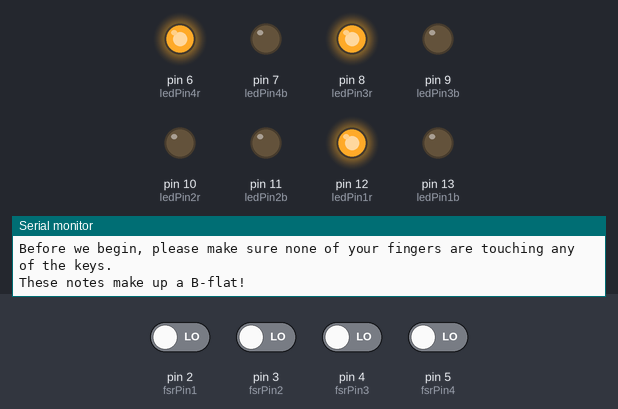
A sketch run on a simulated Arduino Uno, built with avr-gcc and run on an emulated ATmega328P. On the bench: output pins drawn as LEDs (lit = HIGH), the last lines printed to the serial monitor. The test bench sets the inputs (shaded band); at power-on: pin 2 (fsrPin1), pin 3 (fsrPin2), pin 4 (fsrPin3), pin 5 (fsrPin4) LOW.

Above: at 6.3 s.
6.4 s: pin 2 (fsrPin1) driven HIGH
At 7.7 s:
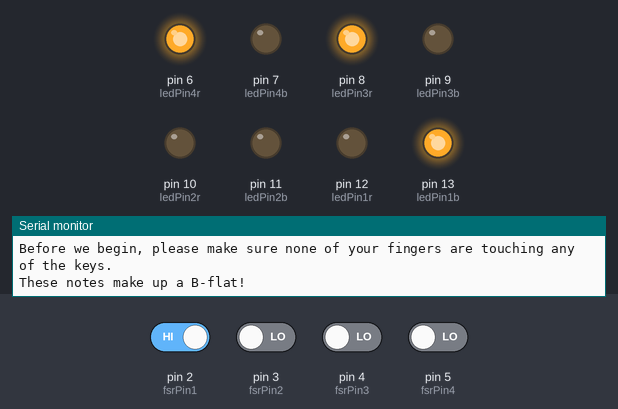
8.0 s: pin 4 (fsrPin3) driven HIGH
At 8.5 s:
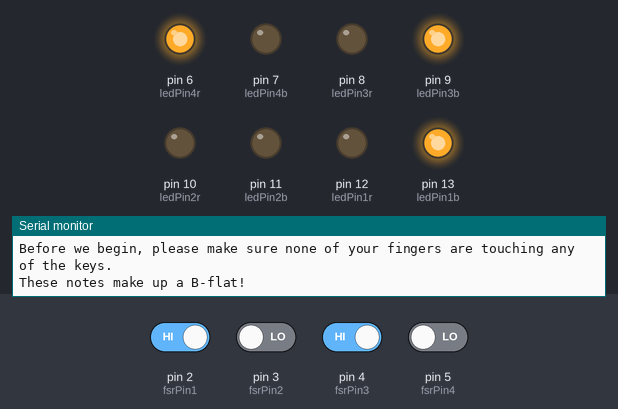
9.6 s: pin 5 (fsrPin4) driven HIGH
At 10.9 s:
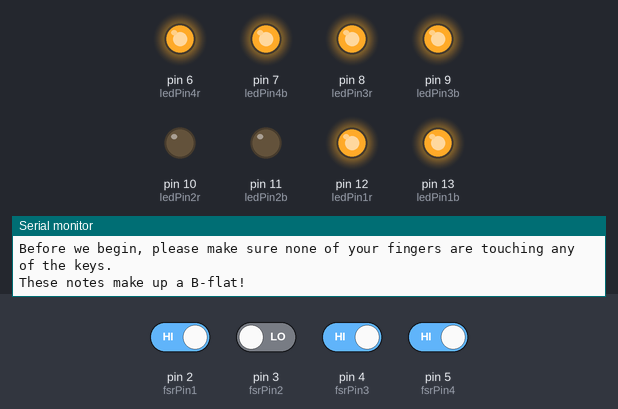
11.2 s: pin 2 (fsrPin1) driven LOW and pin 3 (fsrPin2) driven HIGH
14.2 s: pin 3 (fsrPin2) driven LOW
16.5 s: pin 2 (fsrPin1) driven HIGH
At 17.8 s:
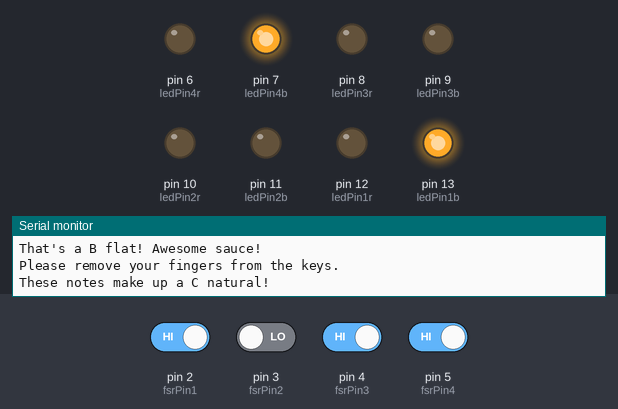
Timing chart, 0 to 19.1 s (numbered marks = the images above; inputs shaded):
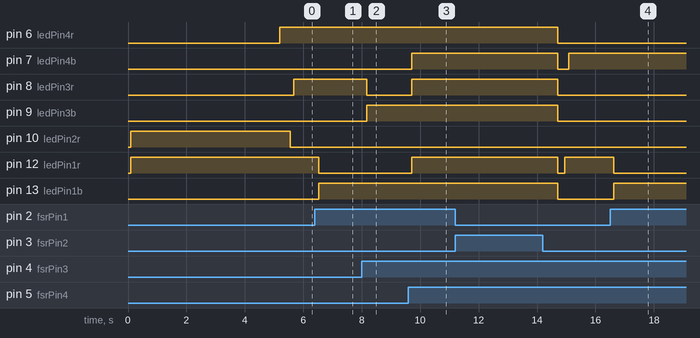

Measured:
- after the input at 6.4 s, pin 12 (ledPin1r): HIGH → LOW after 0.13 s; pin 13 (ledPin1b): LOW → HIGH after 0.13 s
- after the input at 8.0 s, pin 8 (ledPin3r): HIGH → LOW after 0.18 s; pin 9 (ledPin3b): LOW → HIGH after 0.18 s
- after the input at 9.6 s, pin 7 (ledPin4b), pin 8 (ledPin3r), pin 12 (ledPin1r): LOW → HIGH after 0.12 s
- after the input at 16.5 s, pin 12 (ledPin1r): HIGH → LOW after 0.12 s; pin 13 (ledPin1b): LOW → HIGH after 0.12 s

The sketch:

Final_Flute_Code.ino
```cpp
/* FSR simple testing sketch.

Connect one end of FSR to power, the other end to pin 2.
Then connect one end of a 0.1uF capacitor from pin 2 to ground

For more information see www.ladyada.net/learn/sensors/fsr.html */

int fsrPin1 = 2;     // the FSR and cap are connected to pin2
int fsrReading1;     // the digital reading
int ledPin1r = 12;    // you can just use the 'built in' LED
int ledPin1b = 13;

int fsrPin2 = 3;     // the FSR and cap are connected to pin2
int fsrReading2;     // the digital reading
int ledPin2r = 10;    // you can just use the 'built in' LED
int ledPin2b = 11;

int fsrPin3 = 4;     // the FSR and cap are connected to pin2
int fsrReading3;     // the digital reading
int ledPin3r = 8;    // you can just use the 'built in' LED
int ledPin3b = 9;

int fsrPin4 = 5;     // the FSR and cap are connected to pin2
int fsrReading4;     // the digital reading
int ledPin4r = 6;    // you can just use the 'built in' LED
int ledPin4b = 7;

void turnBlue(int pin){ //this turns on the blue light
  digitalWrite(pin,HIGH); //we put in pin to be able to call what ever pin we want and will be able to change it later
  }
void turnBlueOff(int pin){//this turns the blue light off
  digitalWrite(pin,LOW);
  }
void turnRed(int pin){
  digitalWrite(pin,HIGH);
  }
void turnRedOff(int pin){
  digitalWrite(pin,LOW);
  }
void turnPurpleBb (){
  turnBlue(13);

  turnBlue(9);
  turnBlue(7);
  turnRed(12);

  turnRed(8);
  turnRed(6);
}
void turnPurpleC (){
  turnBlue(13);
  turnBlue(7);

  turnRed(12);
  turnRed(6);
  }
void turnPurpleA () {
  turnBlue(13);
  turnBlue(7);
  turnBlue(11);

  turnRed(12);
  turnRed(6);
  turnRed(10);
  }
void turnLightsOff () {
  turnBlueOff(13);
  turnBlueOff(11);
  turnBlueOff(9);
  turnBlueOff(7);

  turnRedOff(12);
  turnRedOff(10);
  turnRedOff(8);
  turnRedOff(6);
}


//void turnPurpleOff(int pin){
  //turnBlueOff(int pin);
  //turnRedOff(int pin);
//}

void setup(void) {
   delay(100);
  // We'll send debugging information via the Serial monitor
  Serial.begin(9600);
  pinMode(ledPin1r, OUTPUT);  // have an LED for output
  Serial.begin(9600);
  pinMode(ledPin2r, OUTPUT);
  Serial.begin(9600);
  pinMode(ledPin3r, OUTPUT);  // have an LED for output
  Serial.begin(9600);
  pinMode(ledPin4r, OUTPUT);
  Serial.begin(9600);
  pinMode(ledPin1b, OUTPUT);  // have an LED for output
  Serial.begin(9600);
  pinMode(ledPin2b, OUTPUT);
  Serial.begin(9600);
  pinMode(ledPin3b, OUTPUT);  // have an LED for output
  Serial.begin(9600);
  pinMode(ledPin4b, OUTPUT);

  turnRed(12);
  turnRed(10);
  turnRed;
  Serial.println("Welcome to Illuminote! Get excited to learn how to play the flute!");
  Serial.println("Before we begin, please make sure none of your fingers are touching any of the keys.");
  delay(5000);(8);
  turnRed(6);


  }

 /* ******************************* A ********************************************** */
  bool A(){
   delay(100);

  bool A1 = false;
  bool A2 = false;
  bool A3 = false;
  bool A4 = false;

  // read the resistor using the RCtime technique
  fsrReading1 = RCtime(fsrPin1);

  if (fsrReading1 == 30000) {
    // if we got 30000 that means we 'timed out'
    turnRed(12);
    turnBlueOff(13);
  } else {
    turnRedOff(12);
    turnBlue(13);
    A1 = true;
  }

  fsrReading2 = RCtime(fsrPin2);

 if (fsrReading2 == 30000) {
    // if we got 30000 that means we 'timed out'
    turnRed(10);
    turnBlueOff(11);
  } else {
    turnRedOff(10);
    turnBlue(11);
    A2 = true;
  }


  fsrReading3 = RCtime(fsrPin3);

  turnRedOff(8);
  if (fsrReading3 == 30000) {
    // if we got 30000 that means we 'timed out'
    A3 = true;
  } else {
    A3 = false;
  }


  fsrReading4 = RCtime(fsrPin4);

  if (fsrReading4 == 30000) {
    // if we got 30000 that means we 'timed out'

    turnRed(6);
    turnBlueOff(7);
  } else {
    turnRedOff(6);
    turnBlue(7);
    A4 = true;
  }
  if (A1 && A2 && A3 && A4) {
    turnPurpleA();
    delay(2000);
    Serial.println("That's an A! On fleek!");
    delay(3000);
    turnLightsOff();
    return true;
  }
  return false;
  }
/* ***************************************** C ************************** */
bool C (){

  delay(100);

  bool C1 = false;
  bool C2 = true;
  bool C3 = true;
  bool C4 = false;

  // read the resistor using the RCtime technique
  fsrReading1 = RCtime(fsrPin1);

  if (fsrReading1 == 30000) {
    // if we got 30000 that means we 'timed out'
    turnRed(12);
    turnBlueOff(13);
  } else {
    turnRedOff(12);
    turnBlue(13);
    C1 = true;
  }

  fsrReading2 = RCtime(fsrPin2);

  turnRedOff(10);
     if (fsrReading2 == 30000) {
    // if we got 30000 that means we 'timed out'
    C2 = true;
  } else {
    C2 = false;
  }
  fsrReading3 = RCtime(fsrPin3);

  turnRedOff(8);

    if (fsrReading3 == 30000) {
    // if we got 30000 that means we 'timed out'
    C3 = true;
  } else {
    C3 = false;
  }

  fsrReading4 = RCtime(fsrPin4);

  if (fsrReading4 == 30000) {
    // if we got 30000 that means we 'timed out'
    turnRed(6);
    turnBlueOff(7);
  } else {
    turnRedOff(6);
    turnBlue(7);
    C4 = true;
  }
  if (C1 && C2 && C3 && C4){
    turnPurpleC();
    delay(2000);
    Serial.println("That's a C! Purrfect! :3");
    delay(3000);
    turnLightsOff();
    return true;
  }

return false;
}
/* **************************** Bb **************************** */
bool Bb(){
   delay(100);
  bool Bb1 = false;
    bool Bb2 = true;
      bool Bb3 = false;
      bool Bb4 = false;
  // read the resistor using the RCtime technique
  fsrReading1 = RCtime(fsrPin1);

  if (fsrReading1 == 30000) {
    // if we got 30000 that means we 'timed out'
    turnRed(12);
    turnBlueOff(13);
  } else {
    turnRedOff(12);
    turnBlue(13);
    Bb1 = true;
  }


  fsrReading2 = RCtime(fsrPin2);

  turnRedOff(10);

    if (fsrReading2 == 30000) {
    // if we got 30000 that means we 'timed out'
    Bb2 = true;
  } else {
    Bb2 = false;
  }

  fsrReading3 = RCtime(fsrPin3);

  if (fsrReading3 == 30000) {
    // if we got 30000 that means we 'timed out'
    turnRed(8);
    turnBlueOff(9);
  } else {
    turnRedOff(8);
    turnBlue(9);
    Bb3 = true;
  }

  fsrReading4 = RCtime(fsrPin4);

  if (fsrReading4 == 30000) {
    // if we got 30000 that means we 'timed out'
    turnRed(6);
    turnBlueOff(7);
  } else {
    turnRedOff(6);
    turnBlue(7);
    Bb4 = true;
  }
  if(Bb3 && Bb2 && Bb1 && Bb4){
    turnPurpleBb();
    delay(2000);
    Serial.println("That's a B flat! Awesome sauce!");
    delay(3000);
    turnLightsOff();
    return true;
  }
  return false;
 }


void loop(void){

Serial.println("These notes make up a B-flat!");
bool BbDone = Bb();
while(BbDone == false){
  BbDone = Bb();
}
Serial.println("Please remove your fingers from the keys.");
Serial.println("These notes make up a C natural!");
bool CDone = C();
while (CDone == false){
  CDone = C();
}
Serial.println("Please remove your fingers from the keys.");
Serial.println("These notes make up an A natural!");
bool ADone = A();
while (ADone == false){
  ADone = A();
}
Serial.println("Please remove your fingers from the keys.");
Serial.println("These notes make up a C natural!");
bool CDone1 = C();
while (CDone1 == false){
  CDone1 = C();
}
Serial.println("Your flute skills are #goals!");
delay(3000);
Serial.println("Please remove your fingers from the keys.");
}


// Uses a digital pin to measure a resistor (like an FSR or photocell!)
// We do this by having the resistor feed current into a capacitor and
// counting how long it takes to get to Vcc/2 (for most arduinos, thats 2.5V)
int RCtime(int RCpin) {
 int reading = 0;  // start with 0

  // set the pin to an output and pull to LOW (ground)
  pinMode(RCpin, OUTPUT);
  digitalWrite(RCpin, LOW);

  // Now set the pin to an input and...
  pinMode(RCpin, INPUT);
  while (digitalRead(RCpin) == LOW) { // count how long it takes to rise up to HIGH
    reading++;      // increment to keep track of time

    if (reading == 30000) {
      // if we got this far, the resistance is so high
      // its likely that nothing is connected!
      break;           // leave the loop
    }
  }
  // OK either we maxed out at 30000 or hopefully got a reading, return the count

  return reading;
}
```
